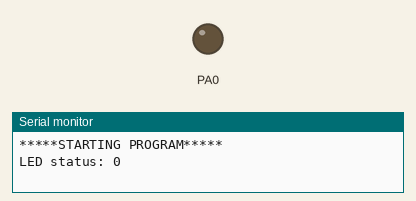
Recording of a program running on a simulated ATmega162, built with avr-gcc and emulated at 4.9152 MHz. Shown: output pins drawn as LEDs (lit = HIGH), the last lines printed to the serial monitor.

Above: at 2.5 s.
At 5.6 s:
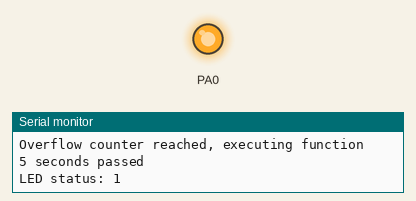
Timing chart, 0 to 8.0 s (numbered marks = the images above):
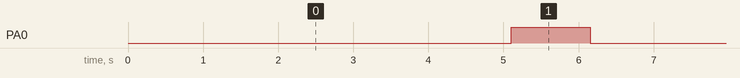

Measured:
- by itself, PA0: alternates HIGH for 1.1 s and LOW for 5.1 s

The program:

main.c
```c
/*
 * Agurk.c
 *
 * Created: 30.08.2016 14:37:24
 *  Author: matsmm
 */
#define F_CPU 4915200

#include <avr/io.h>
#include <avr/interrupt.h>
#include <util/delay.h>
#include "Uart.h"
#include "StatusLed.h"
#include "timer0.h"


int main(void)
{
	status_led_init();
	USART_Init(BAUD, F_CPU);
	timer0_init();
	/*External Memory Init*/
	MCUCR |= (1<<SRE);		//Enable external memory interface
	SFIOR |= (1<<XMM2);		//Masks pins used by JTAG

	printf("*****STARTING PROGRAM*****\n");

	//Enable global interrupts
	sei();

	while(1)
    {
		printf("LED status: %d\n", status_led_get_status());
		timer0_execute_function_in_millis(status_led_on, 5000);
		_delay_ms(5000);
		printf("5 seconds passed\n");
		printf("LED status: %d\n", status_led_get_status());
		_delay_ms(1000);
		status_led_off();

    }
	return 0;
}
```

StatusLed.c
```c
/*
 * Led.c
 *
 * Created: 02.09.2016 16:32:08
 *  Author: fredrop
 */
#include "StatusLed.h"


static int status = 0;

void status_led_init(){
	DDRA |= (1<<DDA0);		//defines port A pin 0 as output
}

void status_led_on(){
	PORTA |= (1<<PA0);
	status = 1;
}

void status_led_off(){
	PORTA &= ~(1<<PA0);
	status = 0;
}

int status_led_get_status(){
	return status;
}

/*

void status_led_blink_once(int millis){
	//use timer to delay status_led_off by millis
}
*/
```

StatusLed.h
```c
/*
 * StatusLed.h
 *
 * Created: 02.09.2016 16:22:17
 *  Author: fredrop
 */


#ifndef StatusLed_H_
#define StatusLed_H_

#include <avr/io.h>
#include <avr/interrupt.h>


void status_led_init();
void status_led_on();
void status_led_off();
int status_led_get_status();
/*
int status_led_get_blink_activated();
void status_led_blink_once(int millis);
*/


#endif /* StatusLed_H_ */
```

Uart.c
```c
#include "Uart.h"


int USART_Transmit( char data, FILE* stream ){
	/* Wait for empty transmit buffer */
	while ( !( UCSR0A & (1<<UDRE0)) )	;
	/* Put data into buffer, sends the data */
	UDR0 = data;
	return 0;
}

int USART_Receive( FILE* stream ){
	/* Wait for data to be received */
	while ( !(UCSR0A & (1<<RXC0)) );
	/* Get and return received data from buffer */
	return UDR0;
}

void USART_Init(unsigned int ubrr, float frq){
	ubrr = frq/16/ubrr-1;
	/*Set baud rate*/
	UBRR0H = (ubrr>>8);
	UBRR0L = ubrr;

	/* Enable receiver and transmitter */
	UCSR0B = (1<<RXEN0)|(1<<TXEN0);
	/* Set frame format: 8data, 2stop bit */
	UCSR0C = (1<<URSEL0)|(1<<USBS0)|(3<<UCSZ00);
	fdevopen(USART_Transmit, USART_Receive);
}
```

Uart.h
```c
#include <avr/io.h>
#include <stdio.h>
#define F_CPU 4915200
#define BAUD 9600

void USART_Init(unsigned int ubrr, float frq);
int USART_Receive( FILE* stream );
int USART_Transmit( char data, FILE* stream );
```

timer0.c
```c
/*
 * timer0.c
 *
 * Created: 02.09.2016 18:51:36
 * Author: fredrop
 * Driver for the 8 bit timer0
 * TODO: queue several functions and decrement their respective target overflows, execute at 0
 *
 */
#include <avr/io.h>
#include <avr/interrupt.h>
#include "timer0.h"


typedef void (*t_func)();
static t_func delayed_function;

static int overflow_counter = 0;
static float overflow_time = 425.0 / 128.0;	//1000 * (F_CPU / (prescale * timer_maxval))^-1
static int target_overflows = 0;

void timer0_init(){
	TCCR0 = (1<<CS01) | (1<<CS00);	//selects clock source with /64 prescaling
}

//Delays function execution without halting
void timer0_execute_function_in_millis(t_func func, int millis){
	delayed_function = func;
	target_overflows = (int) ((float) millis / overflow_time);
	overflow_counter = 0;
	TIMSK |= (1<<TOIE0);			//enable timer overflow interrupt
}


//Timer0 overflow interrupt service routine
ISR(TIMER0_OVF_vect){
	overflow_counter += 1;
	if (overflow_counter >= target_overflows){
		TIMSK &= ~(1<<TOIE0);	//disable overflow timer
		printf("Overflow counter reached, executing function\n");
		delayed_function();
	}
	TIFR |= (1<<TOV0);		//clears the interrupt flag, unsure if necessary
}
```

timer0.h
```c
/*
 * timer0.h
 *
 * Created: 02.09.2016 18:51:07
 *  Author: fredrop
 */


#ifndef TIMER0_H_
#define TIMER0_H_

#include <util/delay.h>

void timer0_init();
void timer0_execute_function_in_millis(void (*func)(), int millis);


#endif /* TIMER0_H_ */
```
